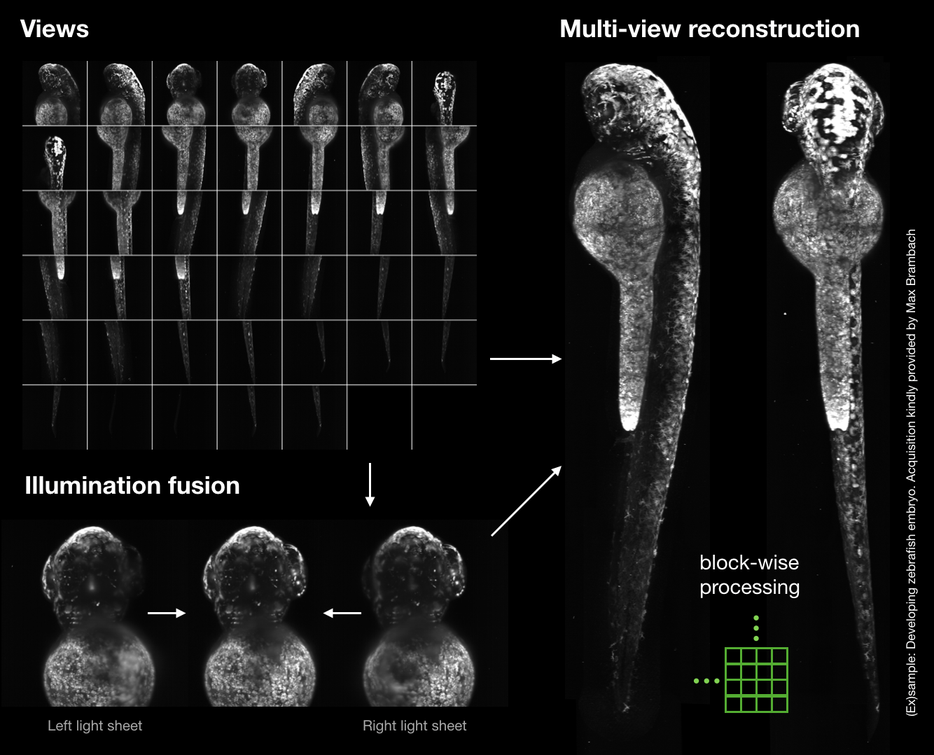
#> input picture images/multi_view_example1.png, 934 x 755 px, shrunk from 1334 x 1078 before the run
$ python -i mv_utils.py   (imports and definitions only)
#> lines starting #> are read from the running program, lines starting #| are printed output that depends on the picture; after the words box and inside, x2 and y2 are one past the last pixel; in counts of white or black regions, pixels touching at a corner belong together
import SimpleITK as sitk
import numpy as np
from scipy.linalg import expm
from scipy import ndimage

from mvregfus.image_array import ImageArray


# [337 lines left out: functions euler_matrix, matrix_to_params, params_to_matrix, params_invert_coordinates, invert_params, stackpmaps_to_pmaps and 6 more, not called in this run]


def get_sigmoidal_border_weights_ndim_mask(im, width=10, mode='non-zero'):

#> called with width = 10, mode = 'non-zero'
    if mode == 'frame':
        slices = [slice(0, im.shape[dim]) for dim in range(im.ndim)]
        x = np.mgrid[tuple(slices)]
        dist_to_border = np.min([x, (im.shape - x.T).T], axis=0)#, 0, np.max(im.shape))
        dist = np.min(dist_to_border, 0)

    elif mode == 'non-zero':
        b = im>0
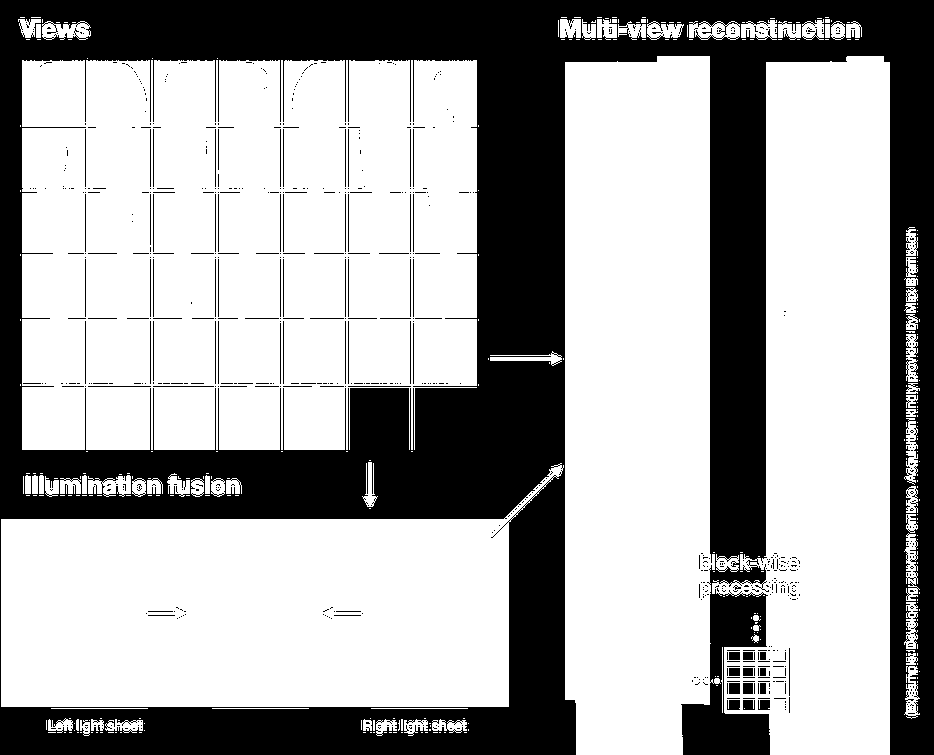
#> b: shape (755, 934) bool; 65.4% white; 756 black regions (661 under 20 px), largest, box (x1, y1, x2, y2) and area: (0, 0, 934, 755) 236834, (729, 683, 740, 694) 121, (727, 700, 740, 710) 120
        # b = ndimage.binary_erosion(b)
        # distance transform is zero at the border, so we need to dilate to distinguish the border from the interior
        b = ndimage.binary_dilation(b)
#> b: shape (755, 934) bool; 68.7% white; 70 black regions (53 under 20 px), largest, box (x1, y1, x2, y2) and area: (0, 0, 934, 755) 178096, (0, 471, 575, 755) 34956, (683, 683, 769, 755) 3982
        a = 3*width
        b2 = ndimage.binary_erosion(b, iterations=a)
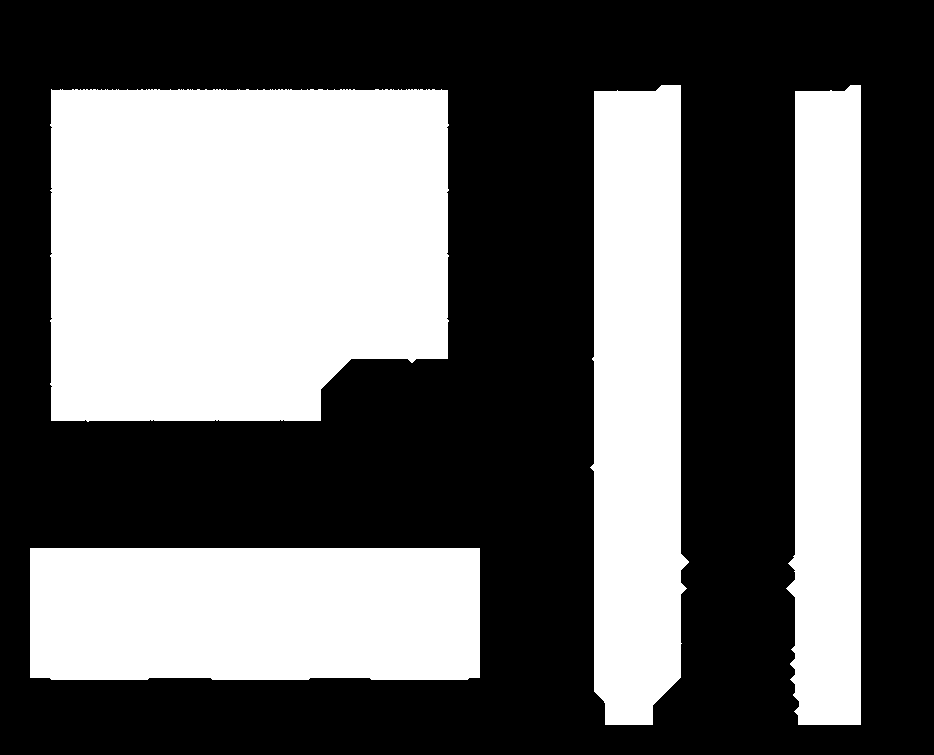
#> b2: shape (755, 934) bool; 39.6% white; 4 white regions, box (x1, y1, x2, y2) and area: (50, 89, 449, 422) 124156, (30, 548, 480, 680) 59088, (590, 85, 689, 725) 54180, (786, 85, 861, 725) 42070
        b3 = ndimage.binary_erosion(b2, iterations=a)
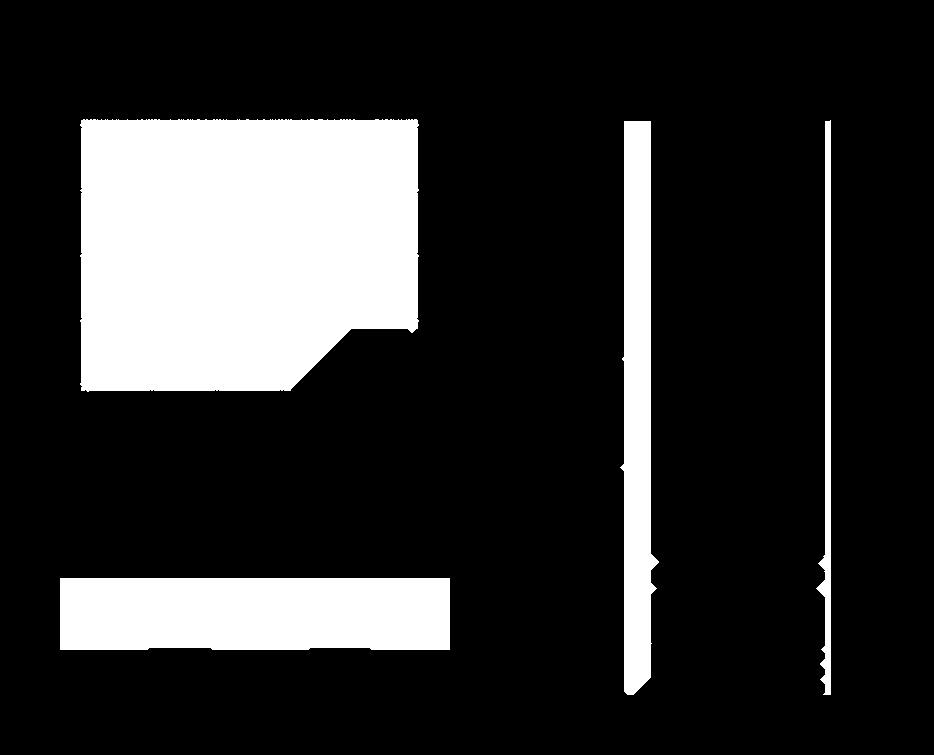
#> b3: shape (755, 934) bool; 18.8% white; 4 white regions, box (x1, y1, x2, y2) and area: (80, 119, 419, 392) 85421, (60, 578, 450, 650) 27832, (620, 121, 659, 695) 15470, (816, 120, 831, 695) 3653
        b = b ^ b3
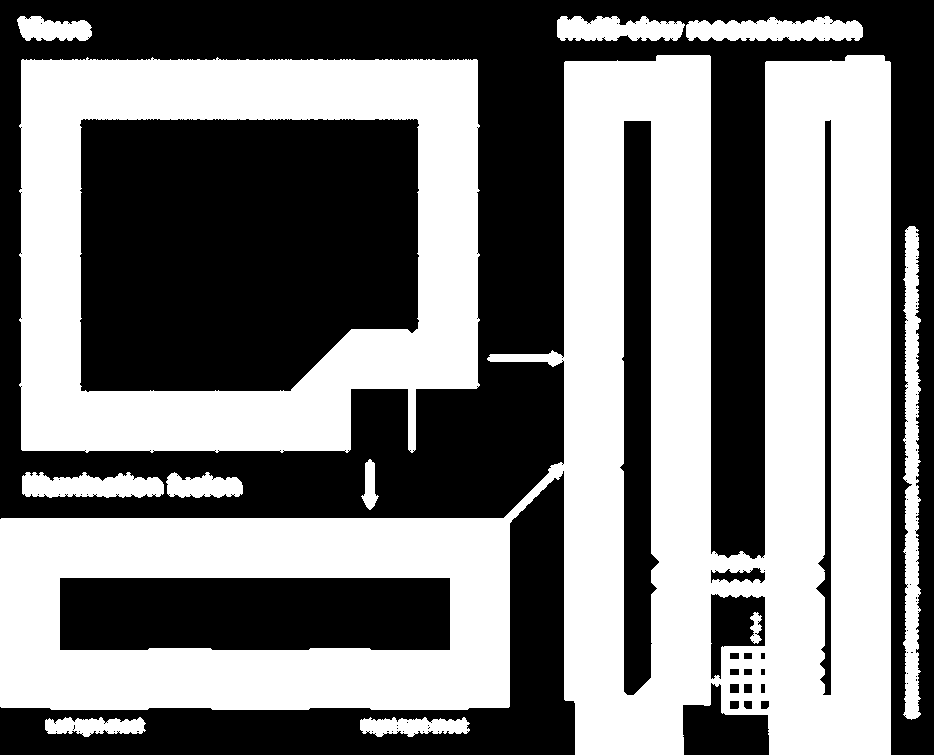
#> b: shape (755, 934) bool; 49.9% white; 12 white regions, largest, box (x1, y1, x2, y2) and area: (0, 55, 891, 755) 244014, (19, 57, 480, 453) 86125, (903, 226, 921, 720) 6423
        dist = ndimage.distance_transform_edt(b)
        dist[b2] = a
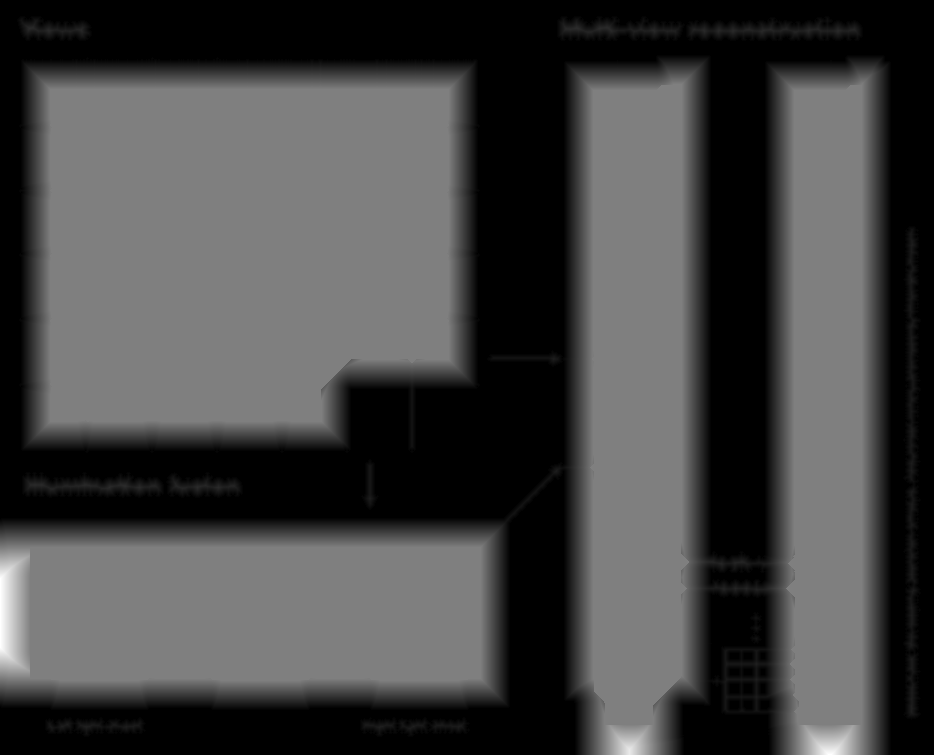
#> dist: shape (755, 934) float64; min 0, max 60, mean 16.1; drawn with min black and max white

    w = 1 / (1 + np.exp(-(dist-width)/(width/5)))
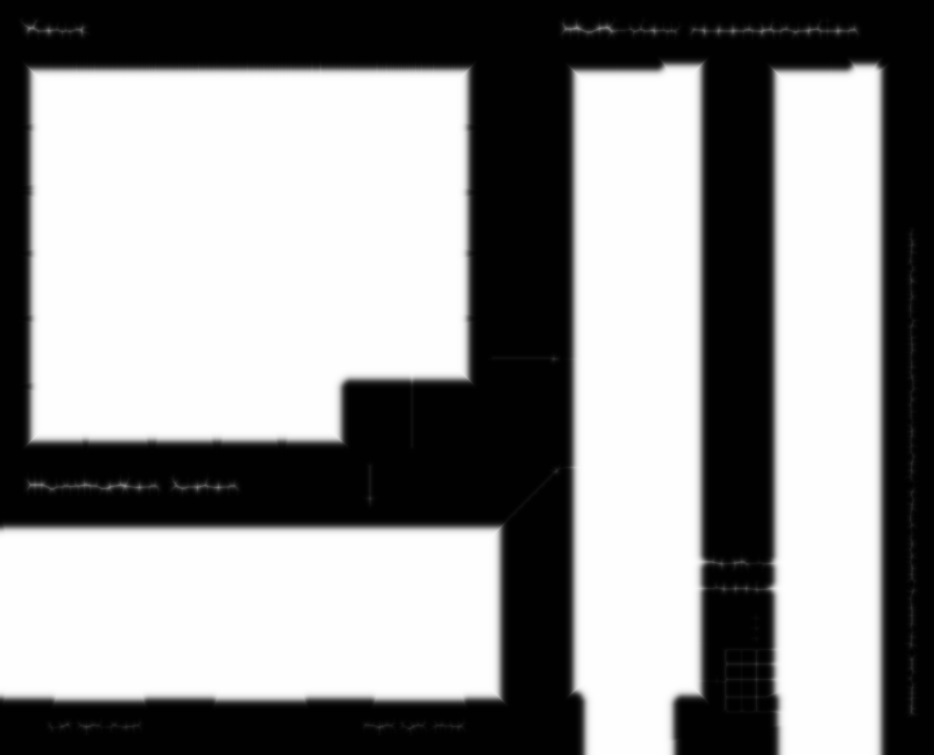
#> w: shape (755, 934) float64; min 0.00669, max 1, mean 0.572
    w[w<np.min(w)+1e-5] = 0
    return w


# [57 lines left out: functions get_sigmoidal_border_weights_ndim_only_one, get_overlap_between_pair_of_views, not called in this run]

>>> import cv2
>>> picture = cv2.imread('../images/multi_view_example1.png', cv2.IMREAD_GRAYSCALE)
>>> result = get_sigmoidal_border_weights_ndim_mask(picture)

$ run again, on images/multi_view_example2.png
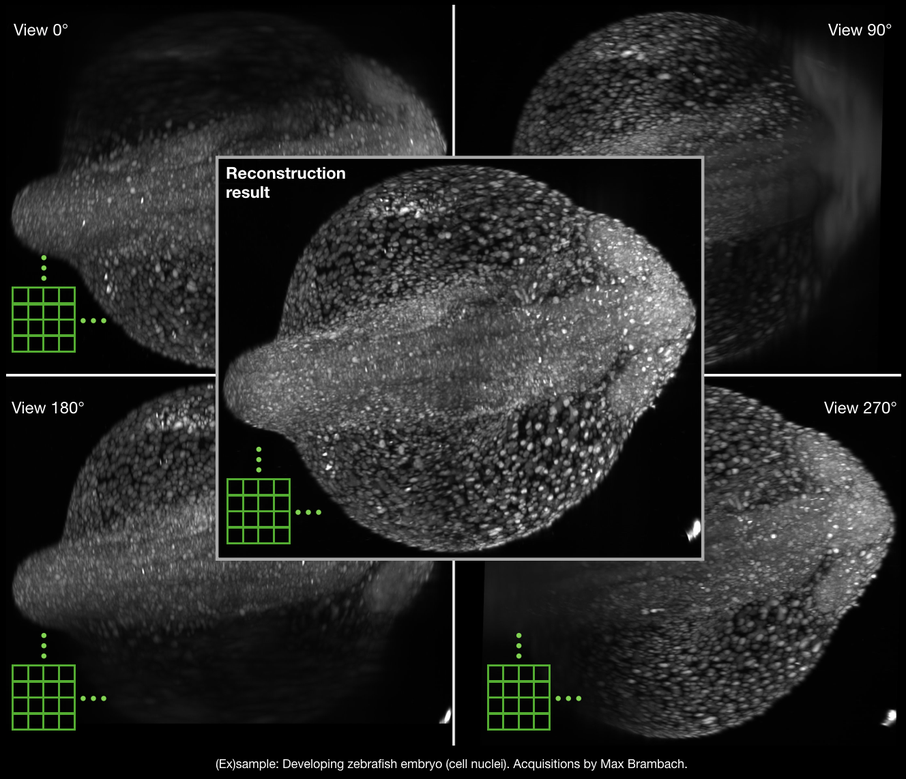
#> input picture images/multi_view_example2.png, 906 x 779 px, shrunk from 1328 x 1142 before the run
#> in get_sigmoidal_border_weights_ndim_mask, `b = im>0`:
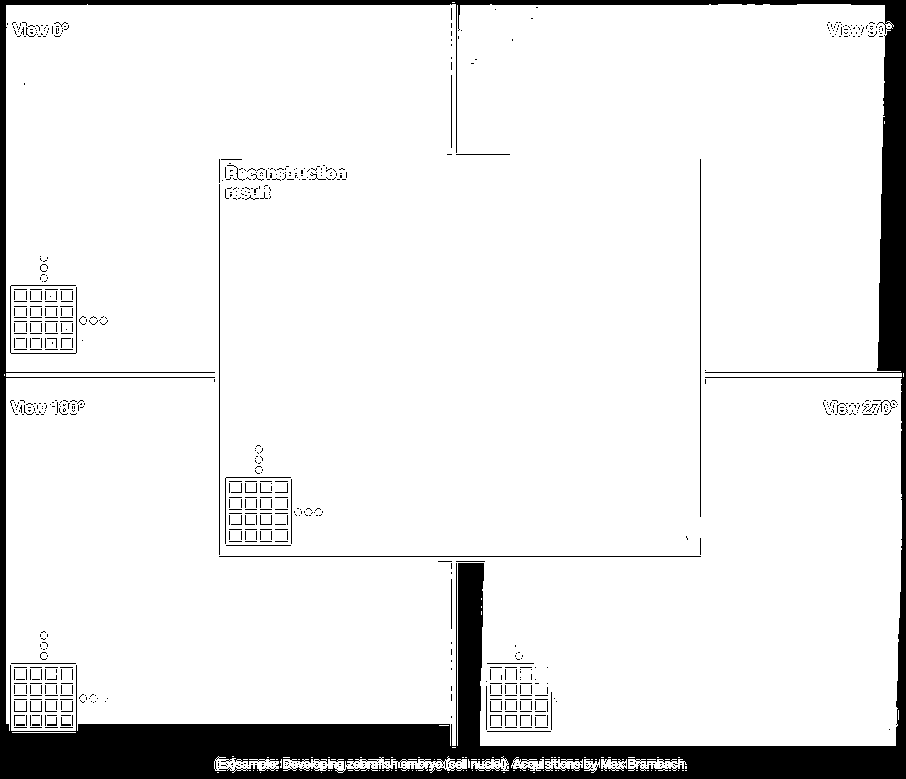
#> b: shape (779, 906) bool; 90.5% white; 806 black regions (767 under 20 px), largest, box (x1, y1, x2, y2) and area: (0, 0, 906, 779) 60626, (219, 556, 701, 557) 482, (219, 184, 220, 555) 371
#> b2: shape (779, 906) bool; 76.8% white; 1 black region, box (x1, y1, x2, y2) and area: (0, 0, 906, 779) 163570
#> b3: shape (779, 906) bool; 63.5% white; 1 black region, box (x1, y1, x2, y2) and area: (0, 0, 906, 779) 257898
#> in get_sigmoidal_border_weights_ndim_mask, `w = 1 / (1 + np.exp(-(dist-width)/(width/5)))`:
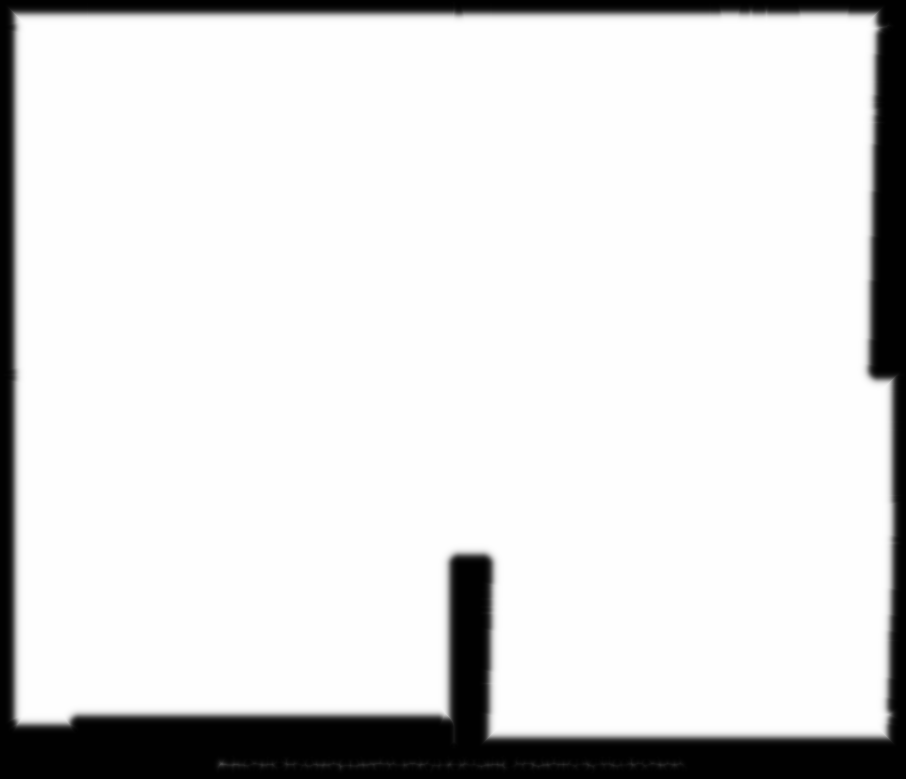
#> w: shape (779, 906) float64; min 0.00669, max 1, mean 0.867
